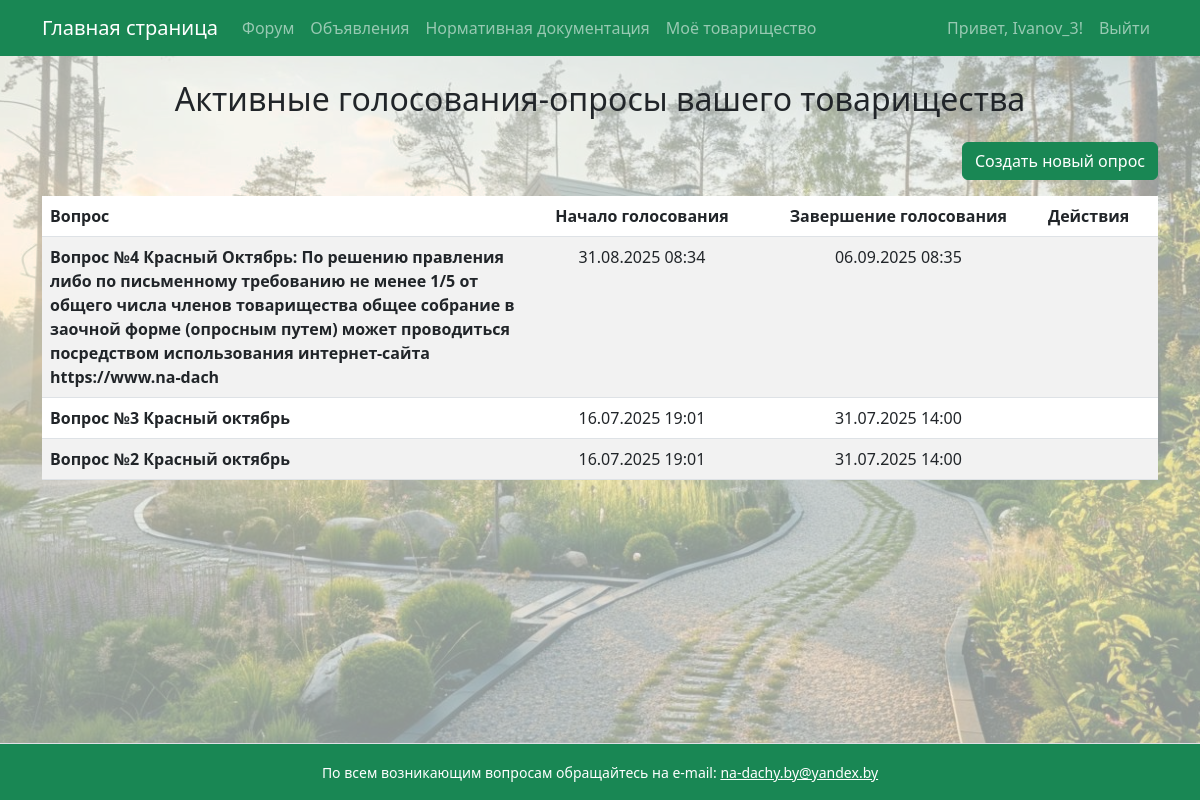
Screenshot of /voting/ (signed in) with the database file from the repository.
### garden/models.py (models this page shows, shortened)
class Voting(models.Model):
    community = models.ForeignKey('Community', on_delete=models.CASCADE)
    question = models.CharField(max_length=255)
    active = models.BooleanField(default=True)
    created_at = models.DateTimeField(auto_now_add=True)
    start_date = models.DateTimeField(verbose_name="Дата начала голосования", default=timezone.now)
    end_date = models.DateTimeField(verbose_name="Дата окончания голосования", default=timezone.now)

### garden/views.py (the view)
# urls.py: path('voting/', views.voting_list, name='voting_list'),
@login_required
def voting_list(request):
    community = getattr(request.user.profile, 'community', None)
    if not community:
        return render(request, 'no_profile.html')  # или сообщение об ошибке
    votings = Voting.objects.filter(community=community, active=True).order_by('-created_at')
    context = {
        'votings': votings,
        'community': community,
        'is_chairman': request.user.profile.role == 'chairman',
        'is_board_member': request.user.profile.role == 'board_member',
    }
    return render(request, 'voting_list.html', context)

### garden/context_processors.py (called while the page is built)
def total_visits_processor(request):
    counter, created = PageVisit.objects.get_or_create(page_name='main_page')
    return {
        'total_visits': counter.visits
    }

def online_users_processor(request):
    now = timezone.now()
    active_threshold = now - timedelta(seconds=40)  # считаем активными за последние 40 секунд
    online_count = Profile.objects.filter(last_seen__gte=active_threshold).count()
    return {'online_users': online_count}

### garden/templates/voting_list.html (shortened to what this page needs)
{% extends 'base.html' %}
{% block content %}
<h2 class="text-center mb-4">Активные голосования-опросы вашего товарищества</h2>
{% if is_chairman or is_board_member %}
  <div class="mb-3 text-end">
    <a href="{% url 'voting_create' community.id %}" class="btn btn-success">
      Создать новый опрос
    </a>
  </div>
{% endif %}
{% if votings %}
  <div class="table-responsive">
    <table class="table table-striped voting-table">
      <thead>
        <tr>
          <th>Вопрос</th>
          <th class="text-center">Начало голосования</th>
          <th class="text-center">Завершение голосования</th>
          <th>Действия</th>
        </tr>
      </thead>
      <tbody>
      {% for voting in votings %}
        <tr>
          <td>
            <a href="{% url 'voting_detail' voting.id %}" class="voting-question-link">
              <strong>{{ voting.question }}</strong>
            </a>
          </td>
          <td class="text-center">{{ voting.start_date|date:"d.m.Y H:i" }}</td>
          <td class="text-center">{{ voting.end_date|date:"d.m.Y H:i" }}</td>
          <td>
          </td>
        </tr>
      {% endfor %}
      </tbody>
    </table>
  </div>
{% else %}
  <p>В настоящее время нет активных голосований.</p>
{% endif %}
{% endblock %}

### templates/base.html (shortened to what this page needs)
<!DOCTYPE html>
<html lang="ru">
<head>
    <link rel="stylesheet" href="https://cdn.jsdelivr.net/npm/bootstrap@5.3.0/dist/css/bootstrap.min.css">
</head>
<body>
    <div class="page-container">
        <nav class="navbar navbar-expand-lg navbar-dark bg-success mb-4">
            <div class="container">
                <a class="navbar-brand" href="{% url 'main_page' %}">Главная страница</a>
                <div class="collapse navbar-collapse" id="navbarSupportedContent">
                    <ul class="navbar-nav me-auto mb-2 mb-lg-0">
                        <li class="nav-item"><a class="nav-link" href="{% url 'forum' %}">Форум</a></li>
                        <li class="nav-item"><a class="nav-link" href="{% url 'ads' %}">Объявления</a></li>
                        <li class="nav-item"><a class="nav-link" href="https://strb.by/?page_id=22" target="_blank" rel="noopener noreferrer">Нормативная документация</a></li>
                        <li class="nav-item"><a class="nav-link" href="{% url 'my_community' %}">Моё товарищество</a></li>
                    </ul>
                    <ul class="navbar-nav ms-auto mb-2 mb-lg-0">
                        {% if user.is_authenticated %}
                            <li class="nav-item">
                                <span class="nav-link">Привет, {{ user.username }}!</span>
                            </li>
                            <li class="nav-item">
                                <a class="nav-link" href="#" onclick="event.preventDefault(); document.getElementById('logout-form').submit();">
                                    Выйти
                                </a>
                            </li>
                        {% else %}
                            <li class="nav-item"><a class="nav-link" href="{% url 'login' %}">Войти</a></li>
                        {% endif %}
                    </ul>
                </div>
            </div>
        </nav>
        <main class="content-wrap container">
            {% block content %}
            {% endblock %}
        </main>
        <footer class="bg-success text-center py-3 mt-4 border-top text-white">
            <div class="container">
                <small>
                    По всем возникающим вопросам обращайтесь на e-mail:
                    <a href="mailto:na-dachy.by@yandex.by" class="text-white text-decoration-underline">
                        na-dachy.by@yandex.by
                    </a>
                </small>
            </div>
        </footer>
    </div>
</body>
</body>
</html>

### templates/base.html (style rules this page uses)
body, html { height: 100%; margin: 0; }
.page-container { min-height: 100vh; display: flex; flex-direction: column; min-height: 100vh; background-image: url('/static/images/background.jpg'); background-repeat: no-repeat; background-position: center center; background-size: cover; background-color: rgba(240, 248, 245, 0.6); background-blend-mode: lighten; }
.content-wrap { flex: 1; }

### garden/templates/voting_list.html (style rules this page uses)
.voting-table th:first-child, .voting-table td:first-child { min-width: 300px; max-width: 400px; white-space: normal; word-wrap: break-word; }
.voting-table th:not(:first-child), .voting-table td:not(:first-child) { white-space: nowrap; }
.voting-question-link { display: block; color: inherit; text-decoration: none; }

### rows the page displays
Voting: question "Вопрос №4 Красный Октябрь: По решению правления либо по письменному требованию не менее 1/5 от общего числа членов товарищества общее собрание в заочной форме (опросным путем) может проводиться посредством использования интернет-сайта https://www.na-dach", start_date "31.08.2025 08:34", end_date "06.09.2025 08:35"
Voting: question "Вопрос №3 Красный октябрь", start_date "16.07.2025 19:01", end_date "31.07.2025 14:00"
Voting: question "Вопрос №2 Красный октябрь", start_date "16.07.2025 19:01", end_date "31.07.2025 14:00"

### other values shown
{{ user.username }} "Ivanov_3"
